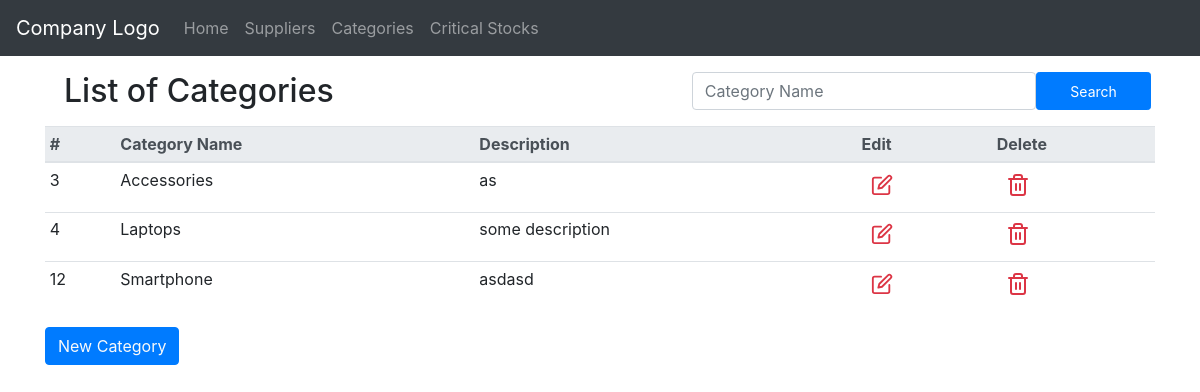
Before: /categories/index.php with the older database file.
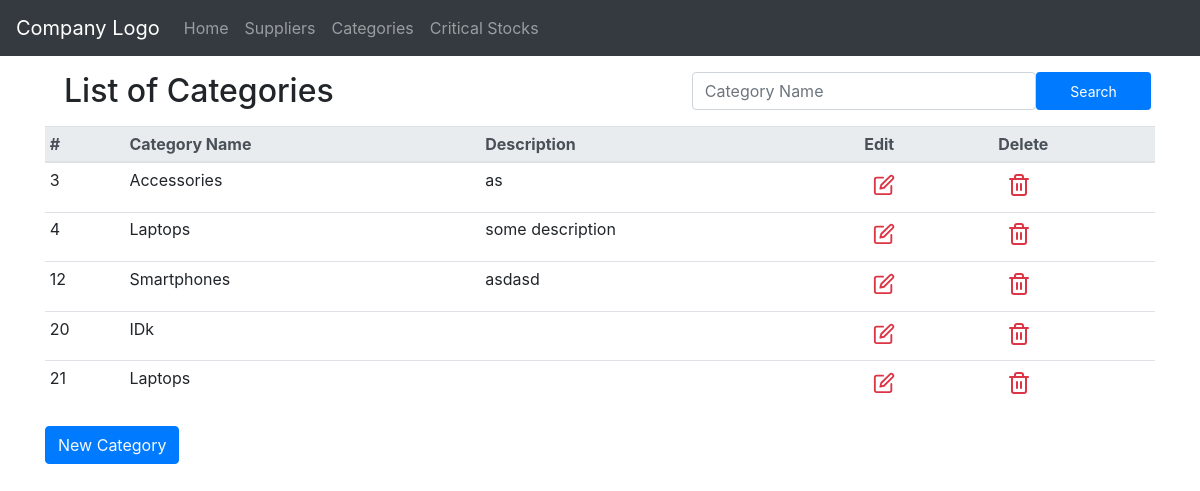
After: the same page with the newer database file.
### tables this page shows
CREATE TABLE `categories` (
  `Id` int(11) NOT NULL,
  `CategoryName` varchar(255) NOT NULL,
  `Description` varchar(255) DEFAULT NULL
);

### private/functions.php (called while the page is built, shortened)
<?php
function url_for($script_path) {
  if($script_path[0] != '/') {
    $script_path = "/" . $script_path;
  }
  return WWW_ROOT . $script_path;
}
function h($string="") {
  return htmlspecialchars($string);
}
?>

### private/query_functions.php (called while the page is built, shortened)
<?php
    function find_all_categories($search = null, $options=[]) {
    global $db;
    $sql = "SELECT * FROM categories ";
    $sql .= "ORDER BY Id ASC";
    $result = mysqli_query($db, $sql);
    return $result;
  }
?>

### public/categories/index.php (the view, shortened to what this page needs)
<?php
if(!isset($_POST['searchBtn']) && empty($_POST['categorySearch'])){
    $category_list = find_all_categories();
}else{
    $category_list = find_all_categories($_POST['categorySearch']);
}
?>
<?php require('../../private/shared/public_header.php');?>
<?php require('../../private/shared/public_navigation.php');?>
  	<div class="container">
    <div class="row mx-1">
      	<h2 class="my-3 col-sm-7 col-12 text-sm-left text-center">List of Categories</h2>
        <form method="post" class="col-sm-5 col-12 my-3">
            <div class="row">
            <input class="form-control col-sm-9 col-10" type="search" name="categorySearch" placeholder="Category Name" list="categories">
            <input class="btn btn-primary btn-sm col-sm-3 col-2" type="submit" name="searchBtn" value="Search">
            </div>
        </form>
    </div>
    <table class="mx-auto table table-sm table-hover table-responsive-sm">
    	<thead class="thead-light">
    		<tr>
    			<th>#</th>
    			<th>Category Name</th>
	    		<th>Description</th>
	    		<th>Edit</th>
	    		<th>Delete</th>
    		</tr>
    	</thead>
    	<tbody>
    	    <?php if (mysqli_num_rows($category_list)>0){
    	    	while($category = mysqli_fetch_assoc($category_list)) { ?>
    		<tr>
    			<td><?php echo h($category['Id']); ?></td>
    			<td><?php echo h($category['CategoryName']); ?></td>
    			<td><?php echo h($category['Description']); ?></td>
	    		<td><a class="btn btn-sm bg-transparent text-danger editCategory" data-target="#editCategoryModal"><i data-feather="edit" width="22" heigth="22" ></i></a></td>
    			<td><a class="btn btn-sm bg-transparent text-danger deleteCategory" data-target="#deleteCategoryModal"><i data-feather="trash-2"></i></a></td>
    		</tr>
    		<?php }}else{ ?>
    			<tr><td colspan="7" align="center">No Records Found</td></tr>
    		<?php }?>
    	</tbody>
    </table>
    <a class="btn btn-primary text-light mb-3" data-toggle="modal" data-target="#newCategoryModal" >New Category</a>
    </div>
</body>
</html>

### private/shared/public_header.php (shortened to what this page needs)
<!doctype html>
<html lang="en">
  <head>
    <link rel="stylesheet" href="https://maxcdn.bootstrapcdn.com/bootstrap/4.0.0/css/bootstrap.min.css">
    <link rel="stylesheet" href="../resources/css/suppliers.css">

### private/shared/public_navigation.php (shortened to what this page needs)
</head>
 <body>
 <header>
    <nav class="navbar navbar-expand-lg bg-dark navbar-dark">
      <a class="navbar-brand" href="#">Company Logo</a>
      <div class="collapse navbar-collapse" id="navbar_sm">
        <div class="navbar-nav">
          <a class="nav-item nav-link" href="<?php echo url_for('index.php')?>">Home</a>
          <a class="nav-item nav-link" href="<?php echo url_for('suppliers/index.php')?>">Suppliers</a>
          <a class="nav-item nav-link" href="<?php echo url_for('categories/index.php')?>">Categories</a>
          <a class="nav-item nav-link" href="<?php echo url_for('critical_stocks/index.php')?>">Critical Stocks</a>
        </div>
      </div>
    </nav>
</header>

### public/resources/css/suppliers.css (style rules this page uses)
.btn { box-shadow: none !important; }

Changed rows visible on the page:
changed categories "asdasd": CategoryName "Smartphone" → "Smartphones"
added categories: Id "20", CategoryName "IDk"
added categories: Id "21", CategoryName "Laptops"
